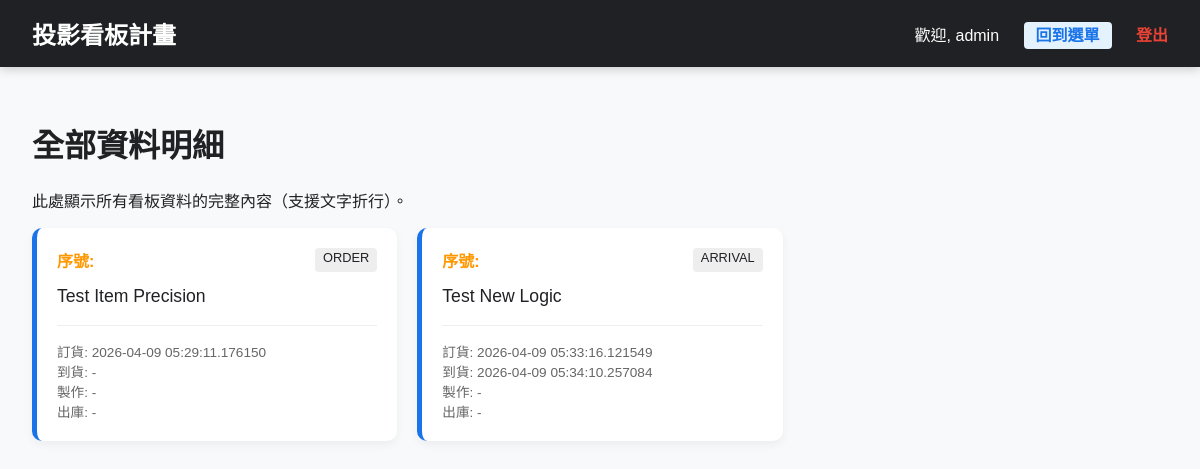
/all_data (signed in), run on the app's committed database.
### models.py (models this page shows)
class SignboardItem(db.Model):
    id = db.Column(db.Integer, primary_key=True)
    content = db.Column(db.Text, nullable=False)
    remark = db.Column(db.Text) # 備註 (選填)
    current_stage = db.Column(db.String(20), default='ORDER')
    order_date = db.Column(db.DateTime)
    arrival_date = db.Column(db.DateTime)
    production_date = db.Column(db.DateTime)
    delivery_date = db.Column(db.DateTime)
    updated_at = db.Column(db.DateTime, default=datetime.now, onupdate=datetime.now)

### main.py (the view)
@app.route('/all_data')
def all_data():
    if 'user_id' not in session:
        return redirect(url_for('index'))
    items = SignboardItem.query.all()
    return render_template('all_data.html', items=items)

### main.py (called while the page is built)
def get_config(key, default=None):
    config = SystemConfig.query.filter_by(key=key).first()
    return config.value if config else default

@app.context_processor
def inject_config():
    return {'site_title': get_config('site_title', '中國到貨看板系統')}

### templates/all_data.html (shortened to what this page needs)
{% extends "layout.html" %}
{% block content %}
<h1>全部資料明細</h1>
<p>此處顯示所有看板資料的完整內容（支援文字折行）。</p>
<div style="display: grid; grid-template-columns: repeat(auto-fill, minmax(300px, 1fr)); gap: 20px;">
    {% for item in items %}
    <div style="background: white; padding: 20px; border-radius: 10px; box-shadow: 0 4px 10px rgba(0,0,0,0.05); border-left: 5px solid #1a73e8;">
        <div style="display: flex; justify-content: space-between; margin-bottom: 10px;">
            <span style="font-weight: bold; color: #ff9800;">序號: {{ item.sequence_id }}</span>
            <span style="background: #eee; padding: 2px 8px; border-radius: 4px; font-size: 0.8rem;">{{ item.current_stage }}</span>
        </div>
        <div style="font-size: 1.1rem; line-height: 1.6; word-break: break-all;">
            {{ item.content }}
        </div>
        <hr style="border: 0; border-top: 1px solid #eee; margin: 15px 0;">
        <div style="font-size: 0.85rem; color: #666;">
            <div>訂貨: {{ item.order_date or '-' }}</div>
            <div>到貨: {{ item.arrival_date or '-' }}</div>
            <div>製作: {{ item.production_date or '-' }}</div>
            <div>出庫: {{ item.delivery_date or '-' }}</div>
        </div>
    </div>
    {% endfor %}
</div>
{% endblock %}

### templates/layout.html (style rules this page uses)
:root { --primary: #1a73e8; --success: #34a853; --warning: #fbbc05; --danger: #ea4335; --info: #4285f4; --dark: #202124; --light: #f8f9fa; }
body { font-family: 'Microsoft JhengHei', sans-serif; margin: 0; background: var(--light); color: var(--dark); }

### data on the page
SignboardItem: current_stage "ORDER", content "Test Item Precision", order_date "2026-04-09 05:29:11.176150", arrival_date "-", production_date "-", delivery_date "-"
SignboardItem: current_stage "ARRIVAL", content "Test New Logic", order_date "2026-04-09 05:33:16.121549", arrival_date "2026-04-09 05:34:10.257084", production_date "-", delivery_date "-"

### other printed values
{{ session.username }} "admin"
